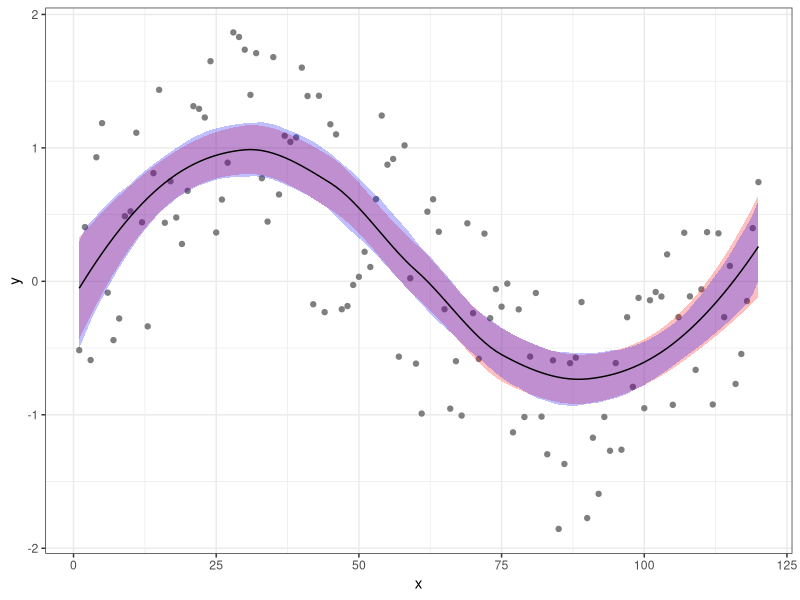

Here is the R script that generated this plot:
library(ggplot2)
library(dplyr)
library(purrr)

set.seed(3212016)
d = data.frame(x = 1:120) %>%
  mutate(y = sin(2*pi*x/120) + runif(length(x),-1,1))
l = loess(y ~ x, data=d)
d = d %>% mutate(
  pred_y = predict(l),
  pred_y_se = predict(l,se=TRUE)$se.fit
) %>% mutate(
  pred_low  = pred_y - 1.96 * pred_y_se,
  pred_high = pred_y + 1.96 * pred_y_se
)

n_rep = 500
d_xy = select(d, x, y)

system.time({
  res = map(1:n_rep, function(i) {
    d_xy %>% 
      select(x,y) %>% 
      sample_n(nrow(d), replace=TRUE) %>%
      loess(y ~ x, data=.) %>%
      predict(newdata=d) %>%
      setNames(NULL)
  }) %>% do.call(cbind, .)
})

system.time({
  res = parallel::mclapply(
    1:n_rep, 
    function(i) {
      d_xy %>% 
        select(x,y) %>% 
        sample_n(nrow(d), replace=TRUE) %>%
        loess(y ~ x, data=.) %>%
        predict(newdata=d) %>%
        setNames(NULL)
    },
    mc.cores = 8) %>% 
    do.call(cbind, .)
})


d = d %>% mutate(
  bs_low = apply(res,1,quantile,probs=c(0.025), na.rm=TRUE),
  bs_high  = apply(res,1,quantile,probs=c(0.975), na.rm=TRUE)
)

ggplot(d, aes(x,y)) +
  geom_point(color="gray50") +
  geom_ribbon(aes(ymin=pred_low, ymax=pred_high), fill="red", alpha=0.25) +
  geom_ribbon(aes(ymin=bs_low, ymax=bs_high), fill="blue", alpha=0.25) +
  geom_line(aes(y=pred_y)) +
  theme_bw()
